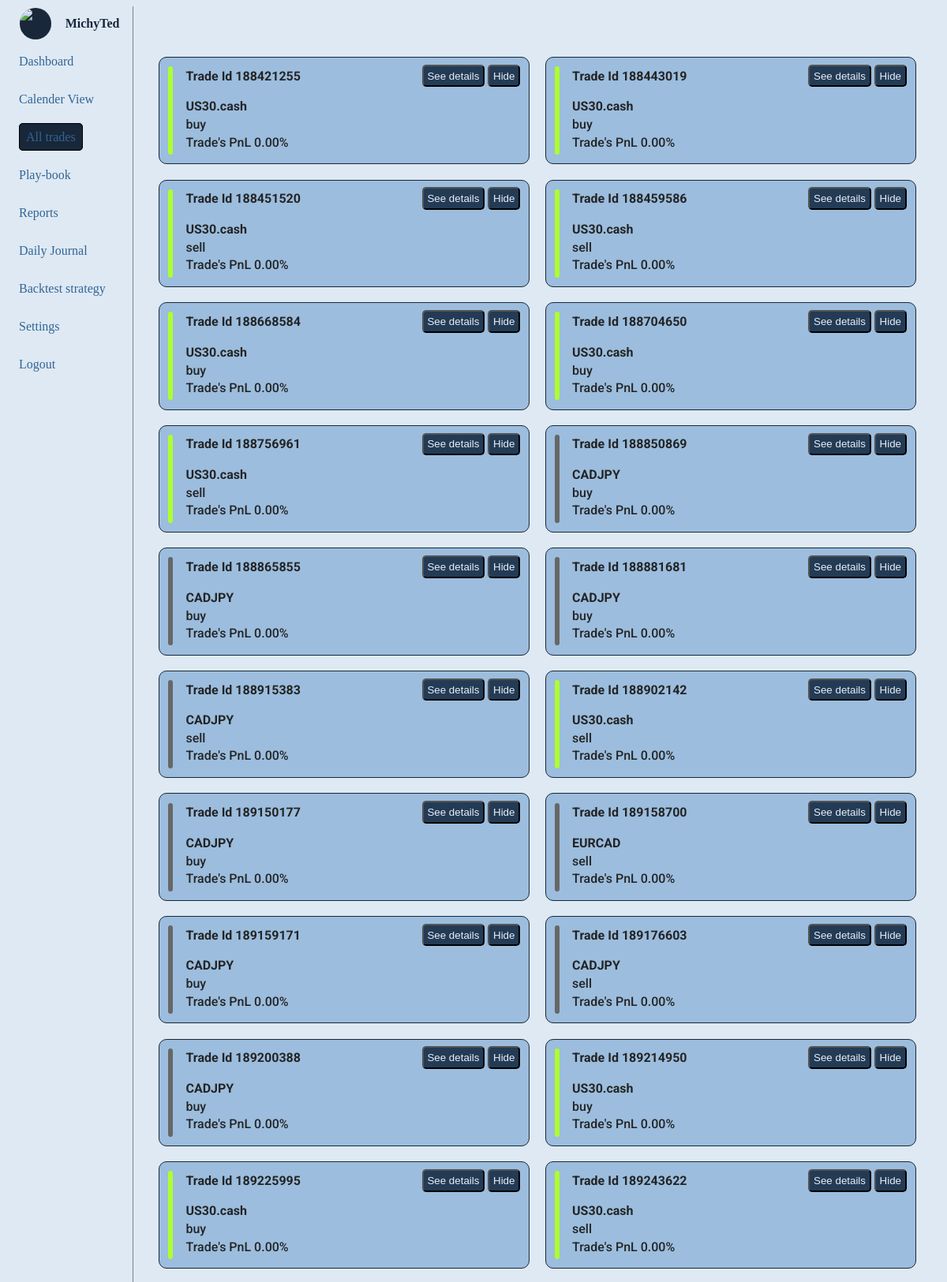
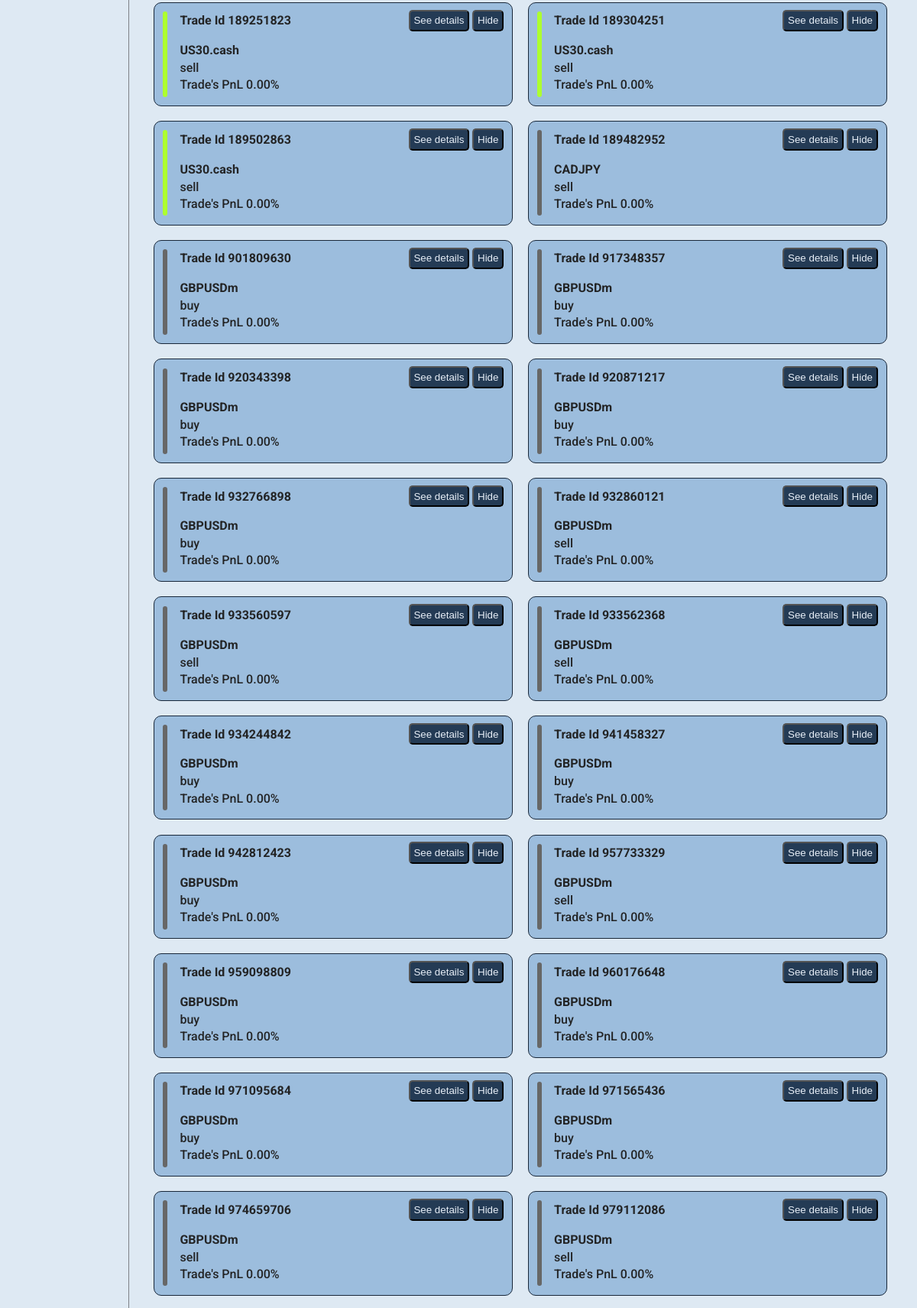
Screenshot of /journal (signed in, upper part) with the database file from the repository (2 pictures, top to bottom).
### forexJournal/models.py (models this page shows, shortened)
class TradesModel(models.Model):
    user = models.ForeignKey(settings.AUTH_USER_MODEL, on_delete=models.CASCADE, related_name="trades", default=1)
    ticket = models.IntegerField(null=False, unique=True)
    opening_time = models.DateTimeField()
    closing_time = models.DateTimeField()
    order_type = models.CharField(null=False, blank=False, max_length=10)
    lot_size = models.DecimalField(decimal_places=7, max_digits=25)
    original_position_size = models.DecimalField(decimal_places=7, max_digits=25)
    symbol = models.CharField(max_length=20)
    opening_price = models.DecimalField(decimal_places=7, max_digits=25)
    closing_price = models.DecimalField(decimal_places=7, max_digits=25)
    stop_loss = models.DecimalField(decimal_places=7, max_digits=25)
    take_profit = models.DecimalField(decimal_places=7, max_digits=25)
    commission_usd = models.DecimalField(decimal_places=7, max_digits=25)
    swap_usd = models.DecimalField(decimal_places=7, max_digits=25)
    profit_usd = models.DecimalField(decimal_places=7, max_digits=25)
    equity_usd = models.CharField(max_length=10)
    margin_level = models.CharField(max_length=10)
    close_reason = models.CharField(max_length=10)
    strategy = models.ForeignKey(StrategyModel, on_delete=models.SET_NULL, null=True, blank=True)
    profit_target = models.DecimalField(max_digits=20, decimal_places=6, null=True, blank=True)
    stop_loss_value = models.DecimalField(max_digits=20, decimal_places=6, null=True, blank=True)
    tags = models.CharField(max_length=50, null=True, blank=True)
    planned_R_Multiple = models.DecimalField(max_digits=20, decimal_places=7, null=True, blank=True)
    notes = models.TextField(null=True, blank=True)

### forexJournal/views.py (the view)
# urls.py: path("journal", views.journal, name="journal"),
@login_required
def journal(request):
    logged_in_user = request.user
    context = {}
    trades = TradesModel.objects.filter(user=logged_in_user).order_by("-id")
    for trade in trades:
        trade.profit_usd = Money(trade.profit_usd, "USD")
    context["trades"] = trades
    return render(request, "forexJournal/journal.html", context)

### forexJournal/templates/forexJournal/journal.html (shortened to what this page needs)
{% extends "base.html" %}
{% load static %}
{% block css_files %}
    <link rel="stylesheet" href="{% static 'forexJournal/journal.css' %}">
{% endblock css_files %}
{% block content %}
<div class="main-content">
    <ul class="list">
        {% for trade in trades %}
            <li>
                <div class="trade">
                    <div class="bar"></div>
                    <div class="items">
                        <div class="heads">
                            <h2>Trade Id {{ trade.ticket}}</h2>
                            <div>
                                <button type="button">See details</button>
                                <button type="button">Hide</button>
                            </div>
                        </div>
                        <div class="values">
                            <h3 class="first">{{ trade.profit_usd }} <span>{{ trade.symbol }}</span></h3>
                            <h3 class="second">{{ trade.order_type}}</h3>
                            <h3 class="third">Trade's PnL 0.00%</h3>
                        </div>
                    </div>
                </div>
            </li>
        {% endfor %}
    </ul>
</div>
{% endblock content %}

### templates/base.html (shortened to what this page needs)
{% load static %}
<!DOCTYPE html>
<html lang="en">
<head>
    {% block css_files %}{% endblock  %}
    <link rel="stylesheet" href="{% static 'base.css' %}">
    <link rel="stylesheet" href="https://cdnjs.cloudflare.com/ajax/libs/font-awesome/6.5.2/css/all.min.css" />
</head>
<body>
    <section id="first-part">
        <div id="profile">
            <img src="{% static 'forexJournal/images/3d-portrait-businessman.jpg' %}" alt="Profile">
            <h2>{{ user }}</h2>
        </div>
        <ul class="nav-links">
            <li class="try"><a href="{% url "forex" %}" class="active" id="dashboard">Dashboard</a></li>
            <li><a href="{% url "All_trades" %}" id="all_trades" class="active">Calender View</a></li>
            <li><a href="{% url "journal" %}" id="journalss" class="active">All trades</a></li>
            <li><a href="{% url "playBook" %}" id="Play_book" class="active">Play-book</a></li>
            <li><a href="{% url "reports" %}" id="reports" class="active">Reports</a></li>
            <li><a href="{% url "daily-journal" %}" id="daily-journal" class="active">Daily Journal</a></li>
            <li><a href="{% url "backtest" %}" id="backtest" class="active">Backtest strategy</a></li>
            <li><a href="{% url "settings" %}" id="settings" class="active">Settings</a></li>
            <li class="logout"><a href="{% url 'logout' %}">Logout</a></li>
        </ul>
    </section>
    {% block content %}
    {% endblock  %}
</body>
</html>

### forexJournal/static/forexJournal/journal.css (style rules this page uses)
.main-content { width: 80vw; margin-left: 10rem; padding: 0rem 2rem 0rem ; border-left: 1px solid rgba(30, 29, 29, 0.5); }
#first-part { position: fixed; }
.trade { height: 7rem; padding: 0.7rem; border: 0.5px solid #182739; border-radius: 10px; display: flex; cursor: pointer; transition: transform 0.3s ease; background: #9cbddd; color: #232425; }
.heads { display: flex; align-items: center; justify-content: space-between; height: 1.5rem; }
.heads button { padding: 0.3rem; background: rgb(195, 233, 170); border-radius: 5px; background: #243b55; color: #e7eef7; }
.heads h2 { font-size: 1rem; font-family: "Roboto", sans-serif; font-weight: bold; font-style: normal; }
.values .first { font-size: 2rem; margin-top: 0.2rem; }
.first span { font-size: 1rem; font-family: "Roboto", sans-serif; font-weight: bold; font-style: normal; }
.second { margin-top: -2rem; font-family: "Roboto", sans-serif; font-weight: 500; font-style: normal; font-size: 1rem; }
.third { margin-top: -0.8rem; font-family: "Roboto", sans-serif; font-weight: 500; font-style: normal; font-size: 1rem; }
.bar { height: 100%; width: 0.4rem; background: greenyellow; border-radius: 15px; }
.items { width: 97%; margin-left: 1rem; }
.list { display: grid; grid-template-columns: 1fr 1fr; gap: 1.2rem; margin-left: -2.5rem; margin-top: 4rem; list-style: none; }

### static/base.css (style rules this page uses)
:root { --main-color:#000101; --divBack: #336496ca; --selectedColor: #182739; --selectedColor2: #efef05; --somecolor: #689bc855; }
body { color: #182739; background: #9cbddd53; height: 100vh; display: grid; grid-template-columns: 0.8fr 4fr ; }
#first-part { width: 10rem; height: 100vh; }
#profile { display: flex; align-items: center; justify-content: center; gap: 10px; }
#profile img { margin-right: 2rem; object-fit: cover; object-position: top; width: 40px; height: 40px; border-radius: 50%; background: var(--selectedColor); }
#profile h2 { font-size: 1rem; margin-left: -1.5rem; color: #182739; }
#first-part ul { list-style: none; display: flex; flex-direction: column; gap: 30px; }
#first-part a { text-decoration: none; color: #336496; font-size: 1rem; margin-left: -1.5rem; }
li .active { border: 1px solid black; background: var(--selectedColor); padding: 0.5rem; border-radius: 5px; }

### rows the page displays
TradesModel: ticket "188421255", symbol "US30.cash", order_type "buy"
TradesModel: ticket "188443019", symbol "US30.cash", order_type "buy"
TradesModel: ticket "188451520", symbol "US30.cash", order_type "sell"
TradesModel: ticket "188459586", symbol "US30.cash", order_type "sell"
TradesModel: ticket "188668584", symbol "US30.cash", order_type "buy"
TradesModel: ticket "188704650", symbol "US30.cash", order_type "buy"
TradesModel: ticket "188756961", symbol "US30.cash", order_type "sell"
TradesModel: ticket "188850869", symbol "CADJPY", order_type "buy"
TradesModel: ticket "188865855", symbol "CADJPY", order_type "buy"
TradesModel: ticket "188881681", symbol "CADJPY", order_type "buy"
TradesModel: ticket "188915383", symbol "CADJPY", order_type "sell"
TradesModel: ticket "188902142", symbol "US30.cash", order_type "sell"
TradesModel: ticket "189150177", symbol "CADJPY", order_type "buy"
TradesModel: ticket "189158700", symbol "EURCAD", order_type "sell"
TradesModel: ticket "189159171", symbol "CADJPY", order_type "buy"
TradesModel: ticket "189176603", symbol "CADJPY", order_type "sell"
TradesModel: ticket "189200388", symbol "CADJPY", order_type "buy"
TradesModel: ticket "189214950", symbol "US30.cash", order_type "buy"
TradesModel: ticket "189225995", symbol "US30.cash", order_type "buy"
TradesModel: ticket "189243622", symbol "US30.cash", order_type "sell"
TradesModel: ticket "189251823", symbol "US30.cash", order_type "sell"
TradesModel: ticket "189304251", symbol "US30.cash", order_type "sell"
TradesModel: ticket "189502863", symbol "US30.cash", order_type "sell"
TradesModel: ticket "189482952", symbol "CADJPY", order_type "sell"
TradesModel: ticket "901809630", symbol "GBPUSDm", order_type "buy"
TradesModel: ticket "917348357", symbol "GBPUSDm", order_type "buy"
TradesModel: ticket "920343398", symbol "GBPUSDm", order_type "buy"
TradesModel: ticket "920871217", symbol "GBPUSDm", order_type "buy"
TradesModel: ticket "932766898", symbol "GBPUSDm", order_type "buy"
TradesModel: ticket "932860121", symbol "GBPUSDm", order_type "sell"
TradesModel: ticket "933560597", symbol "GBPUSDm", order_type "sell"
TradesModel: ticket "933562368", symbol "GBPUSDm", order_type "sell"
TradesModel: ticket "934244842", symbol "GBPUSDm", order_type "buy"
TradesModel: ticket "941458327", symbol "GBPUSDm", order_type "buy"
TradesModel: ticket "942812423", symbol "GBPUSDm", order_type "buy"
TradesModel: ticket "957733329", symbol "GBPUSDm", order_type "sell"
TradesModel: ticket "959098809", symbol "GBPUSDm", order_type "buy"
TradesModel: ticket "960176648", symbol "GBPUSDm", order_type "buy"
TradesModel: ticket "971095684", symbol "GBPUSDm", order_type "buy"
TradesModel: ticket "971565436", symbol "GBPUSDm", order_type "buy"
TradesModel: ticket "974659706", symbol "GBPUSDm", order_type "sell"
TradesModel: ticket "979112086", symbol "GBPUSDm", order_type "sell"

### other values shown
{{ user }} "MichyTed"
